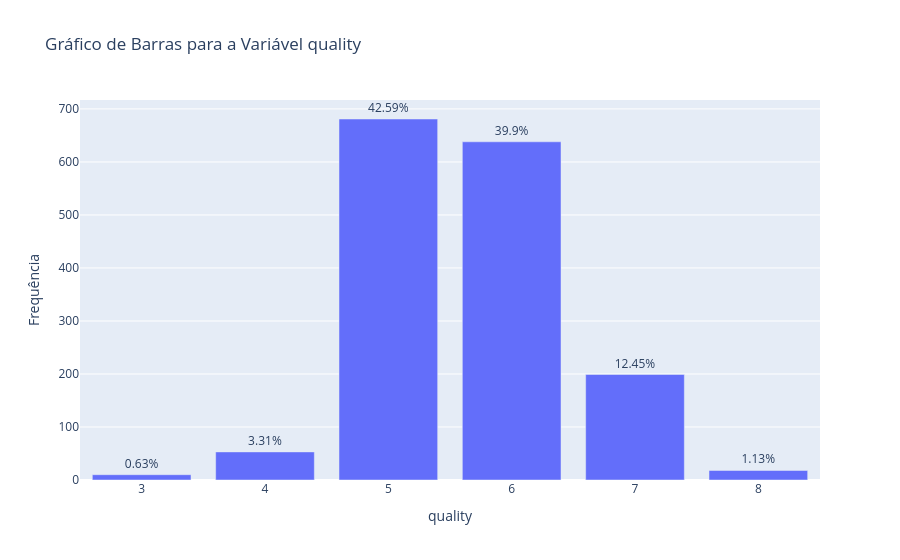

The notebook cell saved with this chart:
### Code cell
contagem = df['quality'].value_counts().reset_index()
contagem.columns = ['quality', 'Frequência']

# Porcentagem
total = contagem['Frequência'].sum()
contagem['Porcentagem'] = (contagem['Frequência'] / total * 100).round(2)

fig = px.bar(contagem, x='quality', y='Frequência', text='Porcentagem', title='Gráfico de Barras para a Variável quality')

# Ajustar texto para mostrar %
fig.update_traces(texttemplate='%{text}%', textposition='outside')

fig.update_layout(xaxis_title='quality', yaxis_title='Frequência')
fig.show()

### Figure 1 — Plotly figure (JSON) as saved in the notebook; plotly's stock layout.template omitted (floating-point values rounded to 4 significant figures)
{"data": [{"hovertemplate": "quality=%{x}<br>Frequência=%{y}<br>Porcentagem=%{text}<extra></extra>", "legendgroup": "", "marker": {"color": "#636efa", "pattern": {"shape": ""}}, "name": "", "orientation": "v", "showlegend": false, "text": [42.59, 39.9, 12.45, 3.31, 1.13, 0.63], "textposition": "outside", "texttemplate": "%{text}%", "type": "bar", "x": [5, 6, 7, 4, 8, 3], "xaxis": "x", "y": [681, 638, 199, 53, 18, 10], "yaxis": "y"}], "layout": {"barmode": "relative", "legend": {"tracegroupgap": 0}, "title": {"text": "Gráfico de Barras para a Variável quality"}, "xaxis": {"anchor": "y", "domain": [0, 1], "title": {"text": "quality"}}, "yaxis": {"anchor": "x", "domain": [0, 1], "title": {"text": "Frequência"}}}}
